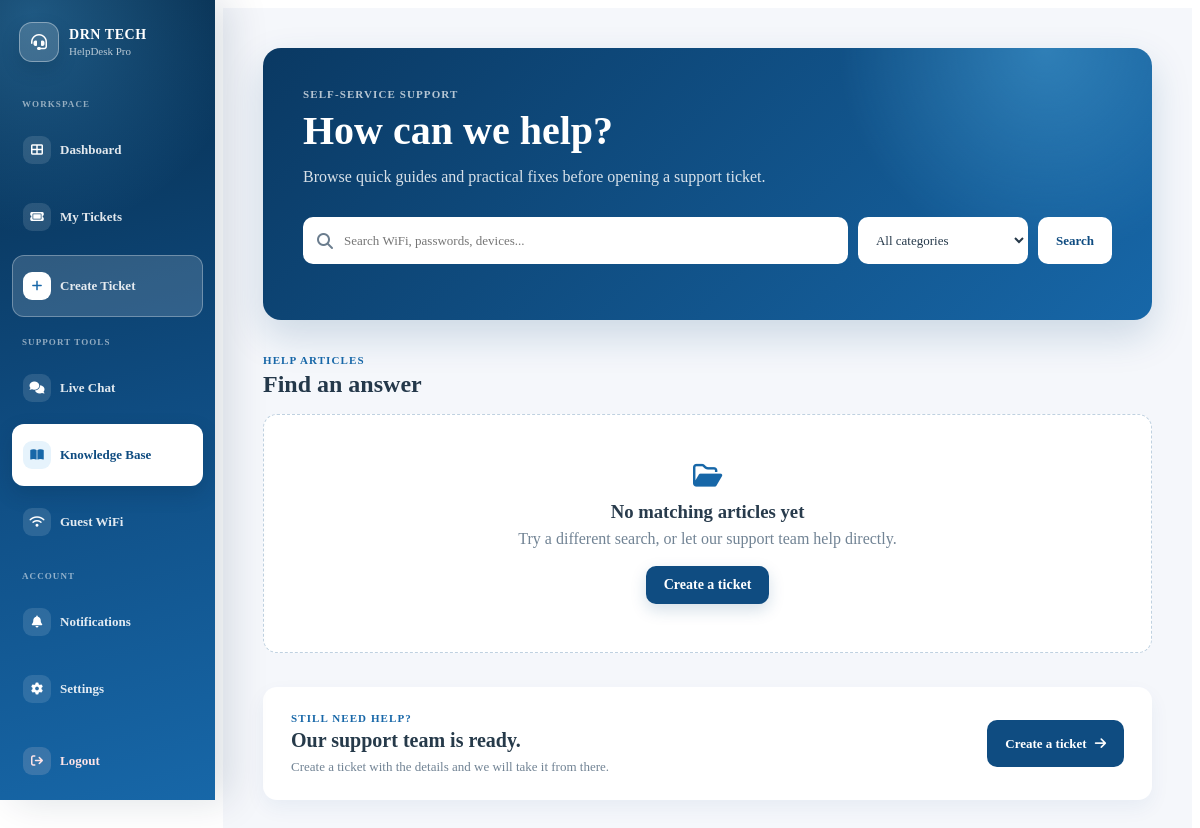
Before: /knowledge (signed in) with the older database file.
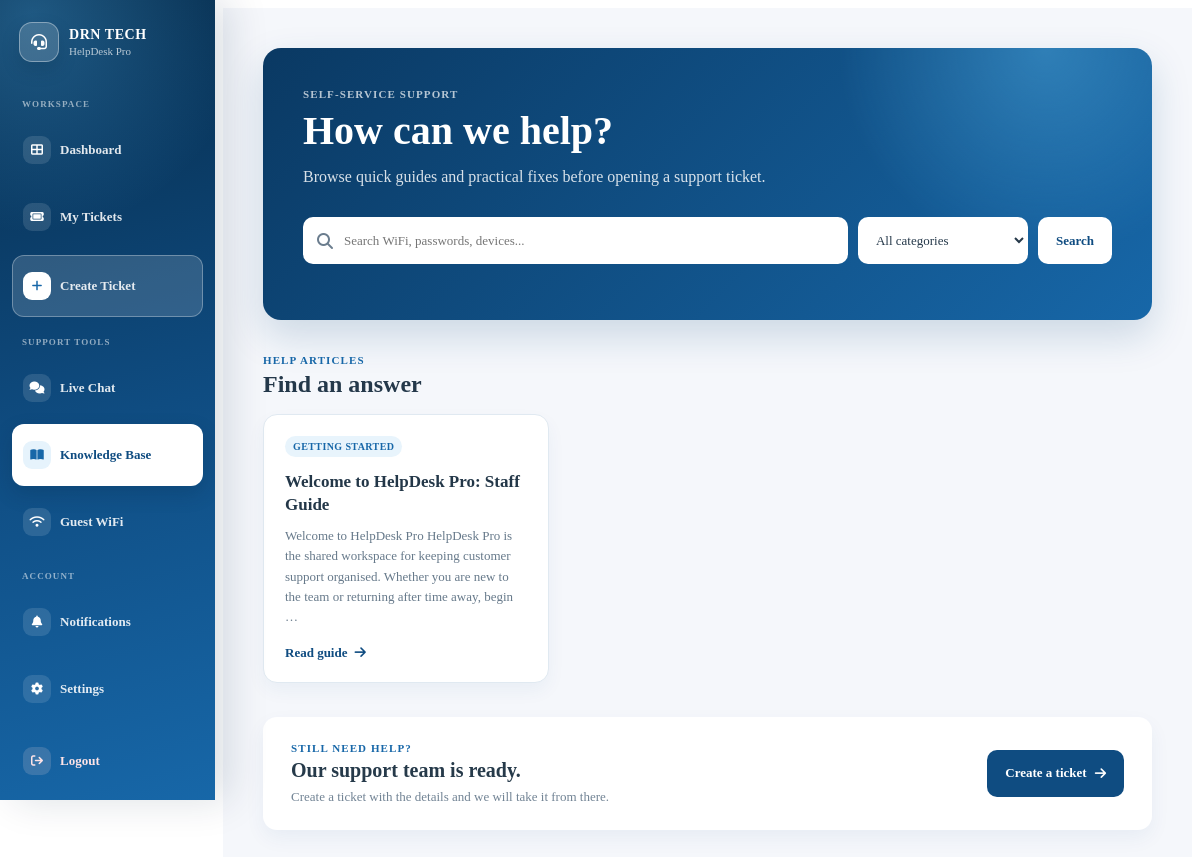
After: the same page with the newer database file.
### app.py (models this page shows, shortened)
class KnowledgeArticle(db.Model):
    id = db.Column(
        db.Integer,
        primary_key=True,
    )
    title = db.Column(
        db.String(200),
        nullable=False,
    )
    category = db.Column(
        db.String(100),
        nullable=False,
        default="General",
    )
    content = db.Column(
        db.Text,
        nullable=False,
    )
    is_published = db.Column(
        db.Boolean,
        default=False,
        nullable=False,
    )
    created_at = db.Column(
        db.DateTime,
        default=datetime.utcnow,
        nullable=False,
    )
    updated_at = db.Column(
        db.DateTime,
        default=datetime.utcnow,
        onupdate=datetime.utcnow,
        nullable=False,
    )
    author_id = db.Column(
        db.Integer,
        db.ForeignKey("user.id"),
        nullable=False,
    )
    author = db.relationship(
        "User",
        backref=db.backref(
            "knowledge_articles",
            lazy=True,
        ),
    )

### app.py (the view, shortened to what this page needs)
@app.route("/knowledge")
@login_required
def knowledge():
    search = request.args.get(
        "search",
        "",
    ).strip()
    category = request.args.get(
        "category",
        "",
    ).strip()
    articles_query = KnowledgeArticle.query.filter_by(
        is_published=True,
    )
    if category:
        articles_query = articles_query.filter_by(
            category=category,
        )
    articles = articles_query.order_by(
        KnowledgeArticle.updated_at.desc(),
    ).all()
    categories = [
        row[0]
        for row in db.session.query(
            KnowledgeArticle.category
        ).filter_by(
            is_published=True,
        ).distinct().order_by(
            KnowledgeArticle.category.asc(),
        ).all()
    ]
    return render_template(
        "knowledge.html",
        articles=articles,
        categories=categories,
        search=search,
        selected_category=category,
    )

### app.py (called while the page is built)
@login_manager.user_loader
def load_user(user_id):
    user = db.session.get(User, int(user_id))
    if not user:
        return None
    if not user.is_active:
        return None
    return user

def get_csrf_token():
    csrf_token = session.get("_csrf_token")
    if not csrf_token:
        csrf_token = token_urlsafe(32)
        session["_csrf_token"] = csrf_token
    return csrf_token

@app.before_request
def protect_post_requests():
    if request.method == "POST":
        validate_csrf_token()

@app.context_processor
def inject_notification_count():
    if not current_user.is_authenticated:
        return {
            "csrf_token": get_csrf_token(),
            "unread_notification_count": 0,
        }
    unread_notification_count = Notification.query.filter_by(
        recipient_id=current_user.id,
        is_read=False,
    ).count()
    return {
        "csrf_token": get_csrf_token(),
        "unread_notification_count": unread_notification_count,
    }

### templates/knowledge.html (shortened to what this page needs)
{% extends "base.html" %}
{% block content %}
<div class="knowledge-page">
    <section class="knowledge-hero">
        <span class="knowledge-eyebrow">Self-service support</span>
        <h1>How can we help?</h1>
        <p>
            Browse quick guides and practical fixes before opening a support ticket.
        </p>
        <form method="GET" action="{{ url_for('knowledge') }}" class="knowledge-search-form">
            <div class="knowledge-search-input">
                <i class="fa-solid fa-magnifying-glass" aria-hidden="true"></i>
                <input
                    type="search"
                    id="knowledge-search"
                    name="search"
                    value="{{ search }}"
                    placeholder="Search WiFi, passwords, devices..."
                >
            </div>
            <select name="category" aria-label="Filter articles by category">
                <option value="">All categories</option>
            </select>
            <button type="submit">
                Search
            </button>
        </form>
    </section>
    <section class="knowledge-content" aria-labelledby="knowledge-articles-title">
        <div class="knowledge-content-header">
            <div>
                <span class="knowledge-eyebrow">Help articles</span>
                <h2 id="knowledge-articles-title">Find an answer</h2>
            </div>
        </div>
        {% if articles %}
            <div class="knowledge-grid">
                {% for article in articles %}
                    <article class="knowledge-card">
                        <span class="knowledge-category">{{ article.category }}</span>
                        <h3>{{ article.title }}</h3>
                        <p>
                            {{ article.content[:170] }}{% if article.content|length > 170 %}…{% endif %}
                        </p>
                        <a href="{{ url_for('knowledge_article', article_id=article.id) }}">
                            Read guide
                            <i class="fa-solid fa-arrow-right" aria-hidden="true"></i>
                        </a>
                    </article>
                {% endfor %}
            </div>
        {% else %}
            <div class="knowledge-empty-state">
                <i class="fa-regular fa-folder-open" aria-hidden="true"></i>
                <h3>No matching articles yet</h3>
                <p>Try a different search, or let our support team help directly.</p>
                <a href="{{ url_for('create_ticket') }}" class="create-ticket-btn">
                    Create a ticket
                </a>
            </div>
        {% endif %}
    </section>
    <section class="knowledge-support-cta">
        <div>
            <span class="knowledge-eyebrow">Still need help?</span>
            <h2>Our support team is ready.</h2>
            <p>Create a ticket with the details and we will take it from there.</p>
        </div>
        <a href="{{ url_for('create_ticket') }}" class="knowledge-cta-button">
            Create a ticket
            <i class="fa-solid fa-arrow-right" aria-hidden="true"></i>
        </a>
    </section>
</div>
{% endblock %}

Changed rows visible on the page:
added KnowledgeArticle: category "GETTING STARTED", title "Welcome to HelpDesk Pro: Staff Guide", content "Welcome to HelpDesk Pro HelpDesk Pro is the shared workspace for keeping customer support organised. Whether you are new to the team or returning after time away, begin"
Other visible differences:
text no longer shown: "No matching articles yet Try a different search, or let our support team help directly. Create a ticket"
